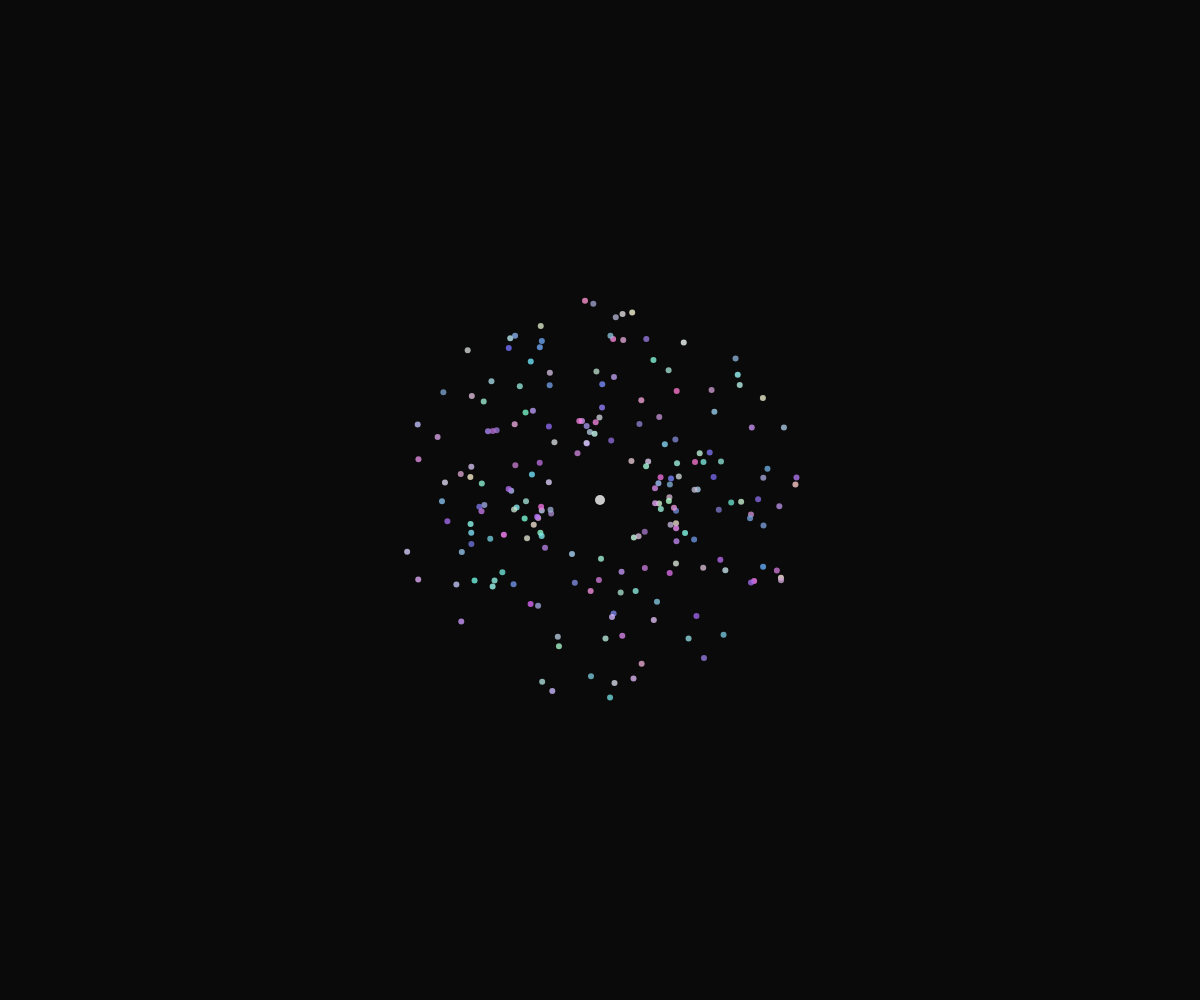
Frame 1 (no input)
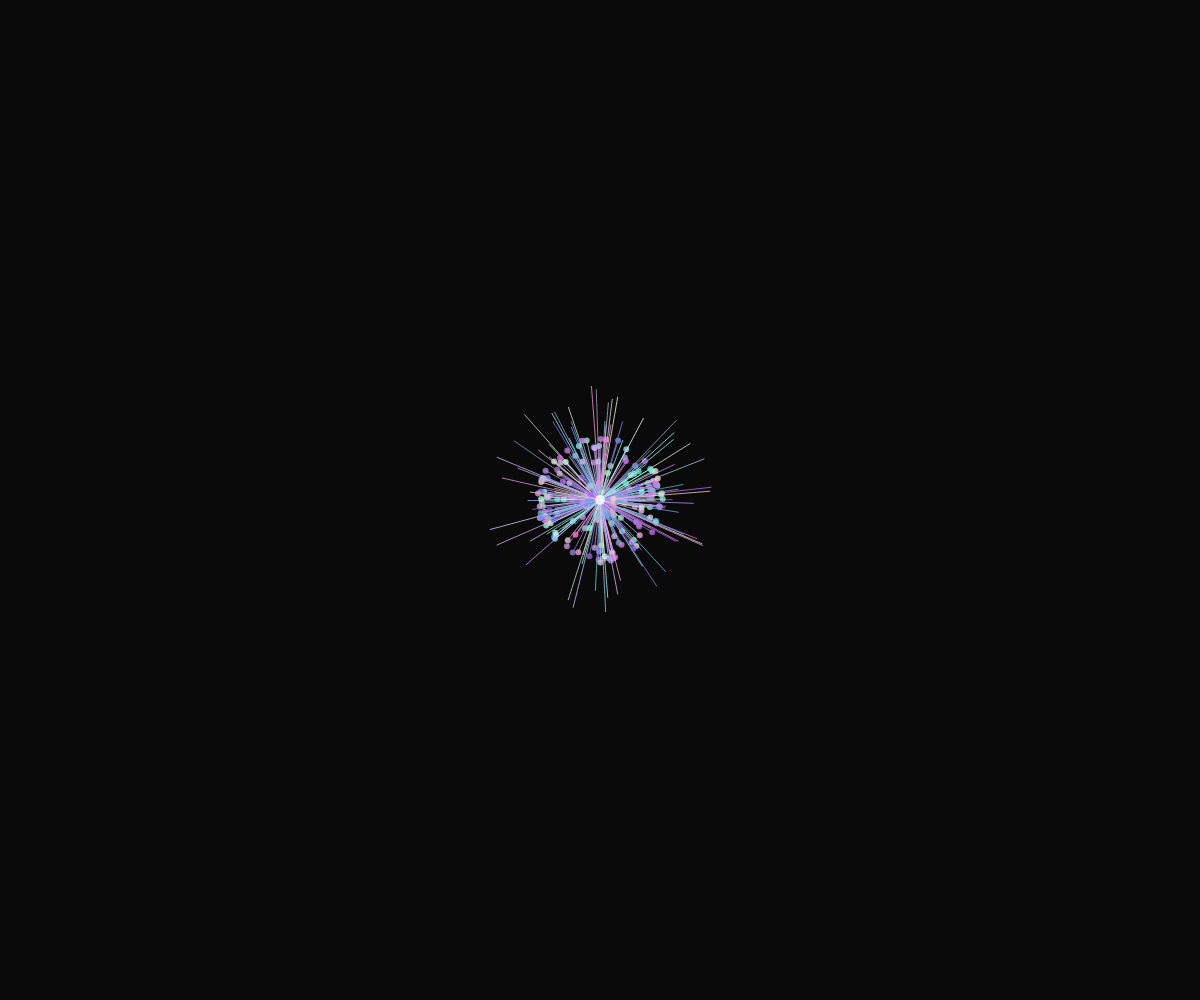
Frame 60 (no input)
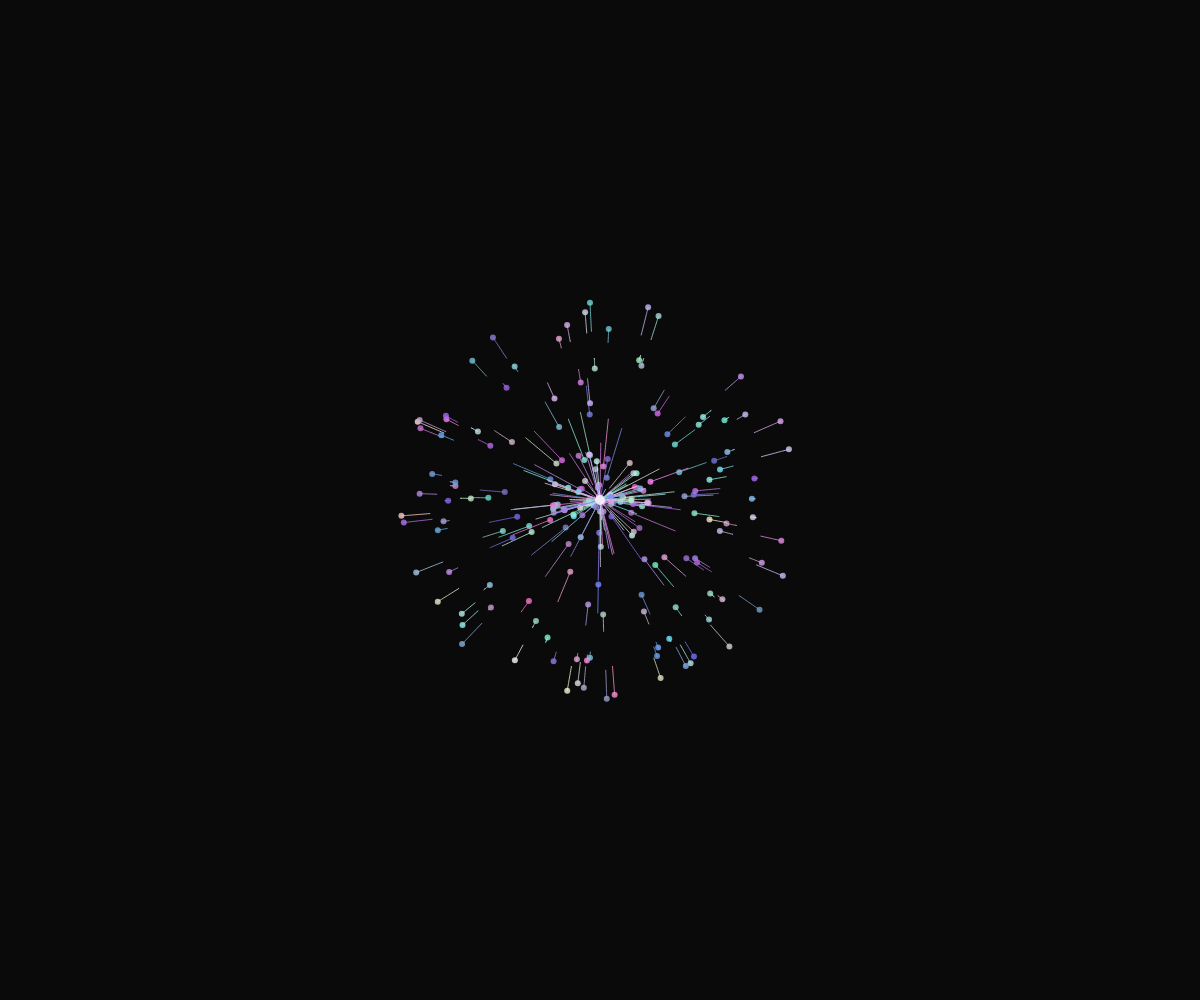
Frame 120 (the mouse pressed at the canvas centre since frame 60)

The p5.js sketch that drew these frames (run headless with seeded random() and noise() and a simulated clock; from frame 60 on, the mouse is pressed at the canvas centre):

// p5.js sketch
// ── sketch.js
let particles = [];
const numParticles = 200;
let center;
let forceMagnitude = 0.001;

function setup() {
  createCanvas(windowWidth, windowHeight);
  center = createVector(width / 2, height / 2);

  for (let i = 0; i < numParticles; i++) {
    const angle = random(TWO_PI);
    const radius = random(50, 200);
    const x = center.x + cos(angle) * radius;
    const y = center.y + sin(angle) * radius;

    particles.push({
      pos: createVector(x, y),
      vel: createVector(0, 0),
      acc: createVector(0, 0),
      color: color(random(100, 255), random(100, 255), random(200, 255), 200),
      trail: []
    });
  }
}

function draw() {
  background(10);

  // Apply centripetal force to all particles
  for (let p of particles) {
    const dir = p5.Vector.sub(center, p.pos);
    const distance = dir.mag();
    if (distance > 0) {
      dir.normalize();
      dir.mult(forceMagnitude * 100);
      p.acc.add(dir);
    }

    // Update velocity and position
    p.vel.add(p.acc);
    p.pos.add(p.vel);

    // Add current position to trail
    p.trail.push(p.pos.copy());
    if (p.trail.length > 20) {
      p.trail.shift();
    }

    // Reset acceleration
    p.acc.mult(0);
  }

  // Draw trails and particles
  for (let p of particles) {
    noFill();
    stroke(p.color);
    beginShape();
    for (let pos of p.trail) {
      vertex(pos.x, pos.y);
    }
    endShape();

    fill(p.color);
    noStroke();
    ellipse(p.pos.x, p.pos.y, 6, 6);
  }

  // Draw central point
  fill(255, 200);
  noStroke();
  ellipse(center.x, center.y, 10, 10);
}

function mouseDragged() {
  const dragVector = createVector(mouseX - pmouseX, mouseY - pmouseY);
  forceMagnitude += dragVector.mag() * 0.000001;
  forceMagnitude = constrain(forceMagnitude, 0.0001, 0.01);
}
